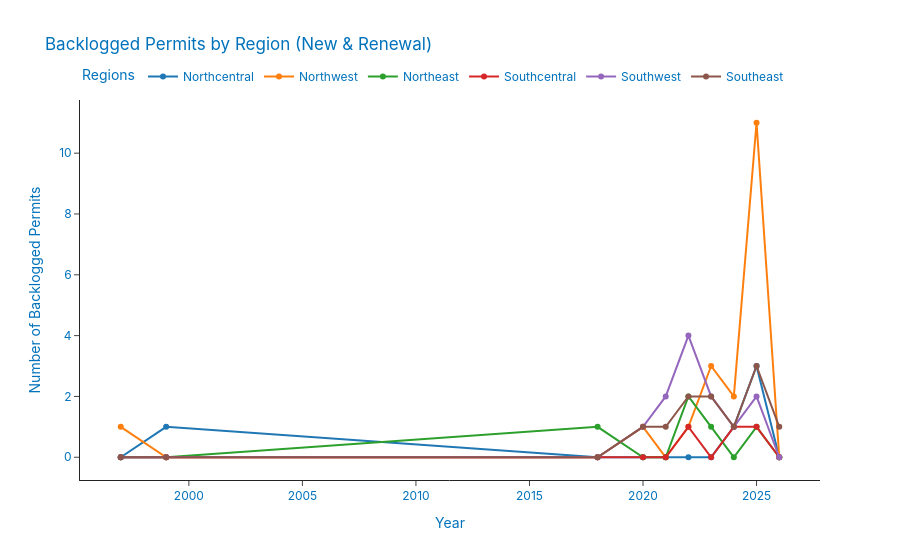

Source (notebook cell):
### Code cell
# Interacticve graph - Clickable points in order to see the details of the backlogged permits for that year and region
# The clicked region in the legend is the only one dispayed in the graph, while the others are hidden. 
# This allows users to focus on specific regions and analyze their backlog trends over time.
import plotly.express as px
import plotly.graph_objects as go
import anywidget
import pandas as pd
from IPython.display import display


fig = px.line(
    regional_backlog.reset_index(),
    x="Disposition Year",
    y=regions,
    markers=True,
    title="Backlogged Permits by Region (New & Renewal)",
    labels={"variable": "Region", "Disposition Year": "Year", "value": "Number of Backlogged Permits"},
    template="simple_white"
)
fig.update_layout(legend_title_text="Regions",
                  hovermode="x unified",
                  font = dict(family="Inter, Arial, sans-serif", size=12, color="#0072bc"), # company primary yellow blue for labels
                  legend=dict(itemclick="toggleothers", 
                              itemdoubleclick="toggle",
                              orientation="h",
                              y=1.1)) 
fig.show()

# fig = go.FigureWidget(fig)

# display(fig)


# table_output = pd.DataFrame(columns=["Region", "Year", "Backlogged Permits"])
# display(table_output)
# def update_table(trace, points, selector):

#     if points.point_inds:
#         idx = points.point_inds[0]

#         region = trace.name
#         year = trace.x[idx]
#         permits = trace.y[idx]

#         table = pd.DataFrame({
#             "Region": [region],
#             "Year": [year],
#             "Backlogged Permits": [permits]
#         })

#         display(table)

# for trace in fig.data:
#     trace.on_click(update_table)

### Figure 1 — Plotly figure (JSON) as saved in the notebook; plotly's stock layout.template omitted (floating-point values rounded to 4 significant figures)
{"data": [{"hovertemplate": "Region=Northcentral<br>Year=%{x}<br>Number of Backlogged Permits=%{y}<extra></extra>", "legendgroup": "Northcentral", "line": {"color": "#1F77B4", "dash": "solid"}, "marker": {"symbol": "circle"}, "mode": "lines+markers", "name": "Northcentral", "orientation": "v", "showlegend": true, "type": "scatter", "x": [1997, 1999, 2018, 2020, 2021, 2022, 2023, 2024, 2025, 2026], "xaxis": "x", "y": [0, 1, 0, 0, 0, 0, 0, 1, 3, 0], "yaxis": "y"}, {"hovertemplate": "Region=Northwest<br>Year=%{x}<br>Number of Backlogged Permits=%{y}<extra></extra>", "legendgroup": "Northwest", "line": {"color": "#FF7F0E", "dash": "solid"}, "marker": {"symbol": "circle"}, "mode": "lines+markers", "name": "Northwest", "orientation": "v", "showlegend": true, "type": "scatter", "x": [1997, 1999, 2018, 2020, 2021, 2022, 2023, 2024, 2025, 2026], "xaxis": "x", "y": [1, 0, 0, 1, 0, 1, 3, 2, 11, 0], "yaxis": "y"}, {"hovertemplate": "Region=Northeast<br>Year=%{x}<br>Number of Backlogged Permits=%{y}<extra></extra>", "legendgroup": "Northeast", "line": {"color": "#2CA02C", "dash": "solid"}, "marker": {"symbol": "circle"}, "mode": "lines+markers", "name": "Northeast", "orientation": "v", "showlegend": true, "type": "scatter", "x": [1997, 1999, 2018, 2020, 2021, 2022, 2023, 2024, 2025, 2026], "xaxis": "x", "y": [0, 0, 1, 0, 0, 2, 1, 0, 1, 0], "yaxis": "y"}, {"hovertemplate": "Region=Southcentral<br>Year=%{x}<br>Number of Backlogged Permits=%{y}<extra></extra>", "legendgroup": "Southcentral", "line": {"color": "#D62728", "dash": "solid"}, "marker": {"symbol": "circle"}, "mode": "lines+markers", "name": "Southcentral", "orientation": "v", "showlegend": true, "type": "scatter", "x": [1997, 1999, 2018, 2020, 2021, 2022, 2023, 2024, 2025, 2026], "xaxis": "x", "y": [0, 0, 0, 0, 0, 1, 0, 1, 1, 0], "yaxis": "y"}, {"hovertemplate": "Region=Southwest<br>Year=%{x}<br>Number of Backlogged Permits=%{y}<extra></extra>", "legendgroup": "Southwest", "line": {"color": "#9467BD", "dash": "solid"}, "marker": {"symbol": "circle"}, "mode": "lines+markers", "name": "Southwest", "orientation": "v", "showlegend": true, "type": "scatter", "x": [1997, 1999, 2018, 2020, 2021, 2022, 2023, 2024, 2025, 2026], "xaxis": "x", "y": [0, 0, 0, 1, 2, 4, 2, 1, 2, 0], "yaxis": "y"}, {"hovertemplate": "Region=Southeast<br>Year=%{x}<br>Number of Backlogged Permits=%{y}<extra></extra>", "legendgroup": "Southeast", "line": {"color": "#8C564B", "dash": "solid"}, "marker": {"symbol": "circle"}, "mode": "lines+markers", "name": "Southeast", "orientation": "v", "showlegend": true, "type": "scatter", "x": [1997, 1999, 2018, 2020, 2021, 2022, 2023, 2024, 2025, 2026], "xaxis": "x", "y": [0, 0, 0, 1, 1, 2, 2, 1, 3, 1], "yaxis": "y"}], "layout": {"font": {"color": "#0072bc", "family": "Inter, Arial, sans-serif", "size": 12}, "hovermode": "x unified", "legend": {"itemclick": "toggleothers", "itemdoubleclick": "toggle", "orientation": "h", "title": {"text": "Regions"}, "tracegroupgap": 0, "y": 1.1}, "title": {"text": "Backlogged Permits by Region (New & Renewal)"}, "xaxis": {"anchor": "y", "domain": [0, 1], "title": {"text": "Year"}}, "yaxis": {"anchor": "x", "domain": [0, 1], "title": {"text": "Number of Backlogged Permits"}}}}
